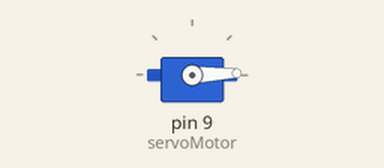
Simulated run of this sketch. Board: Arduino Uno, built with avr-gcc and run on an emulated ATmega328P. Parts: servo.

Above: at 0.05 s.
At 2.0 s:
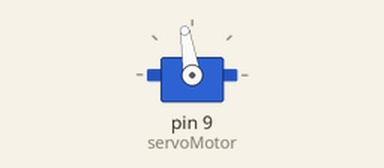
At 3.95 s:
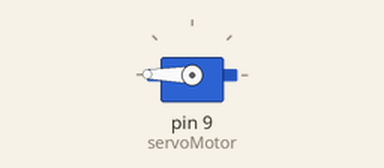
At 7.9 s:
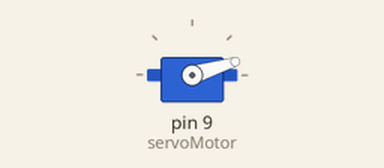
Timing chart, 0 to 12.0 s (numbered marks = the images above):
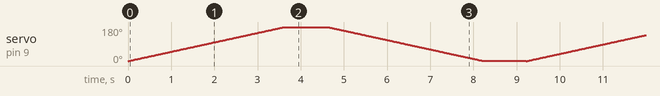

The sketch:

Motor_servo.ino
```cpp
#include <Servo.h>  // Incluye la librería Servo para controlar el servo motor

Servo servoMotor;  // Crea un objeto de tipo Servo llamado servoMotor
int ang;  // Declara una variable entera para el ángulo del servo

void setup(){
  servoMotor.attach(9);  // Conecta el servo motor al pin digital 9 del Arduino
}

void loop(){
  // Mueve el servo de 0 a 180 grados
  for(ang = 0; ang < 180; ang++){
    servoMotor.write(ang);  // Establece el ángulo del servo motor
    delay(20);  // Espera 20 milisegundos para suavizar el movimiento
  }
  delay(1000);  // Espera 1 segundo al llegar a 180 grados

  // Mueve el servo de 180 a 0 grados
  for(ang = 180; ang > 0; ang--){
    servoMotor.write(ang);  // Establece el ángulo del servo motor
    delay(20);  // Espera 20 milisegundos para suavizar el movimiento
  }
  delay(1000);  // Espera 1 segundo al llegar a 0 grados
}
```
